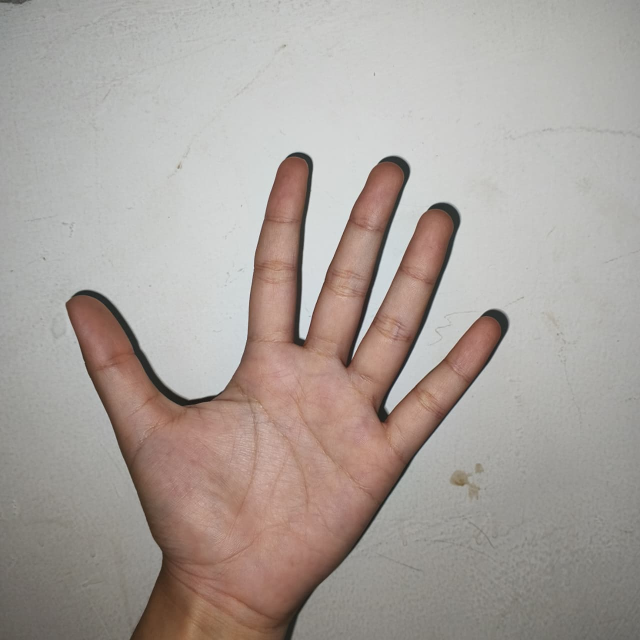
#> input picture tangan1.jpeg, 1280 x 1280 px (shown at 1/2 size)
$ jupyter execute jurnalmod4.ipynb
#> lines starting #> are read from the running program, lines starting #| are printed output that depends on the picture; after the words box and inside, x2 and y2 are one past the last pixel; in counts of white or black regions, pixels touching at a corner belong together
# Jurnal FIX Modul 4

[cell 1]
import numpy as np
import matplotlib.pyplot as plt
import pandas as pd
import cv2

Cell code di atas merupakan code untuk mengimport library yang dibutuhkan dalam pengerjaan jurnal ini. Selain diimport, library-library ini juga diberikan nama yang lebih singkat dengan tujuan agar mengefisiensi penulisan code pada code-code selanjutnya. Library numpy yang diberi nama "np" dibutuhkan untuk merepresentasikan citra dalam bentuk piksel. Namun, pada modul ini library pandas belum digunakan. Library matplotlib.pyplot yang disingkat "plt" dibutuhkan untuk menampilkan citra hasil proses dan menampilkan distribusi intensitas piksel melalui histogram. Sedangkan, library cv2 dibutuhkan untuk membaca dan mengubah gambar menjadi grayscale.

[cell 2]
tangan = plt.imread("tangan1.jpeg")
#> tangan is the input picture: shape (1280, 1280, 3); mean R, G, B 169.7, 161.2, 155.7
gray = cv2.cvtColor(tangan, cv2.COLOR_RGB2GRAY)
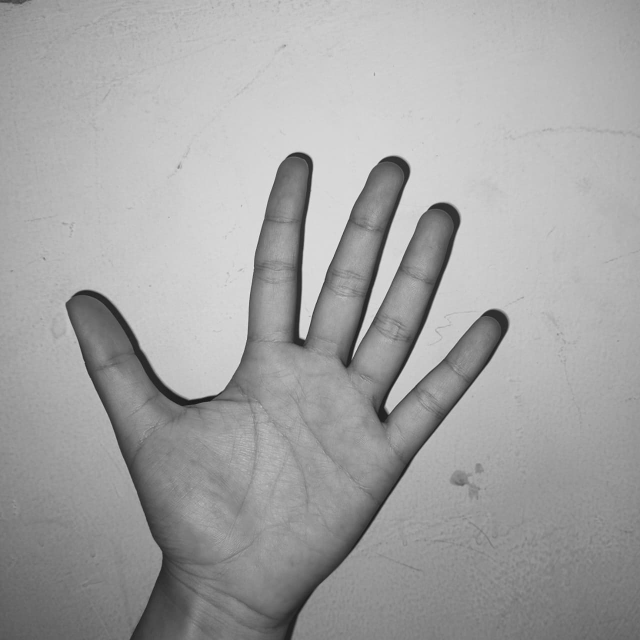
#> gray: shape (1280, 1280) (shown at 1/2 size); min 20, max 241, mean 163.1

plt.imshow(gray, cmap="gray")
plt.axis("off")

Kode di atas merupakan kode untuk untuk membaca gambar atau citra dan menyimpannya pada variabel bernama "tangan". Proses pembacaan ini menggunakan library cv2 dan menggunakan fungsi .imread() kemudian memasukkan nama citranya. Pada cell kode tersebut juga dilakukan perubahan citra menjadi grayscale menggunakan fungsi cv2_cvtColor(). Kemudian, citra akan ditampilkan menggunakan library plt dengan fungsi .imshow() dan cmap untuk megatur warna agar berwarna abu.

[cell 3]
kernel_5x5 = np.array([
    [1,1,1,1,1],
    [1,1,1,1,1],
    [1,1,1,1,1],
    [1,1,1,1,1],
    [1,1,1,1,1]
])

kernel_3x3 = np.array([
    [1,1,1],
    [1,1,1],
    [1,1,1]
])

kernel_x = np.array([
    [1,1,1,1,1],
    [1,1,1,1,1],
    [1,1,1,1,1],
    [1,1,1,1,1],
    [1,1,1,1,1]
], dtype=np.uint8)

kernelSmoothing = np.array([
    [1/10, 1/10, 1/10],
    [1/10, 1/5,  1/10],
    [1/10, 1/10, 1/10]
])

kernelSharpening = np.array([
    [1/9, 1/9, 1/9],
    [1/9, 8/9, 1/9],
    [1/9, 1/9, 1/9]
])

sobelX = np.array([
    [-1, 0, 1],
    [-2, 0, 2],
    [-1, 0, 1]
], dtype=np.float32)

sobelY = np.array([
    [ 1,  2,  1],
    [ 0,  0,  0],
    [-1, -2, -1]
], dtype=np.float32)

Kode ini mendefinisikan beberapa kernel atau matriks filter yang digunakan dalam pemrosesan citra. Kernel 5x5 dan 3x3 yang berisi semua nilai 1 digunakan untuk operasi dasar seperti blurring, sementara kernelSmoothing dan kernelSharpening masing-masing berfungsi untuk menghaluskan dan mempertajam gambar dengan cara mengatur bobot pada piksel pusat versus piksel sekitarnya. Selain itu, sobelX dan sobelY merupakan kernel deteksi tepi yang bekerja berpasangan untuk menangkap perubahan intensitas piksel secara horizontal maupun vertikal, sehingga kontur objek dalam gambar dapat teridentifikasi dengan baik.

[cell 4]
#resize
def resize(img, h_new, w_new):
    h, w = img.shape[:2]
    hasil = np.zeros((h_new, w_new), dtype = np.uint8)
    for i in range(h_new):
        for j in range (w_new):
            x = int(j * w/w_new)
            y = int(i * h/h_new)
            hasil[i,j] = img[y, x]
    return hasil

Cell kode di atas merupakan implementasi fungsi resize() yang menerima tiga parameter yaitu img, h_new, dan w_new untuk mengubah ukuran citra ke dimensi yang diinginkan. Fungsi ini bekerja dengan membuat canvas kosong berupa array nol berukuran h_new x w_new, lalu mengisi setiap pikselnya menggunakan teknik nearest neighbor interpolation. Cara kerjanya adalah dengan memetakan balik setiap piksel pada citra output ke posisi yang bersesuaian di citra asli melalui perhitungan proporsi x dan y, kemudian nilai piksel tersebut langsung disalin ke canvas hasil. Pendekatan ini tergolong sederhana dan cepat, meski pada skala perbesaran tertentu bisa menghasilkan efek kotak-kotak karena tidak ada interpolasi antar piksel.

[cell 5]
#tresholding
def tresh(img, nilai):
    h, w = img.shape
    canvas = np.zeros_like(img, dtype = np.uint8)
    for i in range (h):
        for j in range (w):
            if (img[i, j] > nilai):
                canvas[i, j] = 255
            elif(img[i, j] <= nilai):
                canvas[i,j] = 0
    return canvas

Cell kode di atas merupakan implementasi fungsi tresh() yang menerima dua parameter yaitu img sebagai citra input dan nilai sebagai ambang batas untuk melakukan proses thresholding. Fungsi ini bekerja dengan membuat canvas kosong berukuran sama dengan citra asli, lalu menelusuri setiap piksel menggunakan perulangan dan membandingkan nilainya terhadap ambang batas yang ditentukan. Jika nilai piksel lebih besar dari nilai threshold maka piksel tersebut akan diset menjadi 255 atau putih, sebaliknya jika kurang dari atau sama dengan nilai threshold maka piksel diset menjadi 0 atau hitam. Hasil akhirnya adalah citra biner yang hanya memiliki dua nilai piksel dan dikembalikan melalui variabel canvas.

[cell 6]
#konvolusi
def konvolusi(img, kernel):
    size = kernel.shape[0]
    pad_size = size // 2
    padded = np.pad(img, pad_size, mode='constant')
    canvas = np.zeros_like(img).astype(np.float32)
    height, width = img.shape

    for i in range(height):
        for j in range(width):
            region = padded[i:i+size, j:j+size]
            canvas[i, j] = np.sum(region * kernel)

    return canvas

Cell kode di atas merupakan cell kode yang digunakan untuk melakukan operasi konvolusi pada citra dengan kernel tertentu. Hal ini direpresentasikan pada fungsi bernama konvolusi() yang menerima dua parameter yaitu img sebagai citra input dan kernel sebagai matriks kernel yang akan digunakan.

Pada fungsi konvolusi(), citra terlebih dahulu di-padding menggunakan np.pad() dengan mode constant agar piksel di tepi citra tetap dapat diproses tanpa keluar batas array. Selanjutnya fungsi melakukan iterasi pada setiap piksel citra menggunakan dua perulangan bersarang, kemudian pada setiap posisi piksel diambil region sebesar ukuran kernel dan dikalikan elemen per elemen dengan kernel menggunakan np.sum(region * kernel). Hasil perkalian tersebut disimpan pada variabel canvas bertipe float32 yang kemudian dikembalikan sebagai output fungsi.

[cell 7]
def edge(img, kernelx, kernely):
    gx = konvolusi(img, kernelx)
    gy = konvolusi(img, kernely)

    canvas = np.zeros_like(img, dtype=np.float32)
    canvas = np.abs(gx) + np.abs(gy)
    canvas = canvas * 255.0 / np.max(canvas)

    return np.clip(canvas, 0, 255).astype(np.uint8)

Cell kode di atas merupakan cell kode yang digunakan untuk melakukan deteksi tepi pada citra. Hal ini direpresentasikan pada fungsi bernama edge() yang menerima tiga parameter yaitu img sebagai citra input, kernelx dan kernely sebagai kernel arah horizontal dan vertikal. Pada fungsi ini, konvolusi dilakukan dua kali menggunakan kernelx dan kernely untuk mendapatkan gradien gx dan gy, kemudian magnitudo gradien dihitung dengan menjumlahkan nilai absolutnya menggunakan rumus |gx| + |gy|. Hasilnya kemudian dinormalisasi ke rentang 0-255 dan di-clip menggunakan np.clip() agar nilai piksel tetap dalam rentang valid sebelum dikembalikan sebagai output bertipe uint8.

[cell 8]
baru = resize(gray, 256, 256)
detektepi = edge(baru, sobelX, sobelY)
#> in konvolusi, `padded = np.pad(img, pad_size, mode='constant')`:
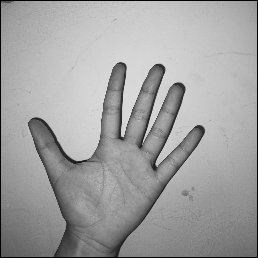
#> padded: shape (258, 258); min 0, max 232, mean 160.6
#> after the loop in konvolusi (call 2), `for i in range(height):`:
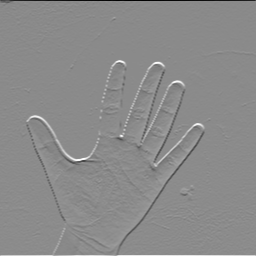
#> canvas: shape (256, 256) float32; min -799, max 668, mean 1; drawn with min black and max white
treshold = tresh(detektepi, 30)
#> after the loop in tresh, `for i in range (h):`:
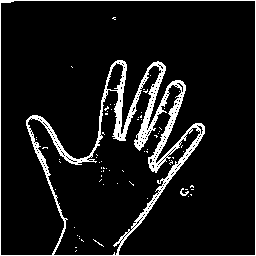
#> canvas: shape (256, 256); 8.7% white in thin lines or dots

plt.subplot(1, 4, 1)
plt.imshow(gray, cmap = "gray")
plt.title("Citra Asli")

plt.subplot(1, 4, 2)
plt.imshow(baru, cmap = "gray")
plt.title("Citra Resize")

plt.subplot(1, 4, 3)
plt.imshow(detektepi, cmap = "gray")
plt.title("Deteksi Tepi")

plt.subplot(1, 4, 4)
plt.imshow(treshold, cmap = "gray")
plt.title("Treshold")

plt.show()

Cell kode di atas merupakan cell yang digunakan untuk menjalankan pipeline pemrosesan citra secara berurutan sekaligus menampilkan hasilnya dalam satu figure. Pertama, citra grayscale di-resize menjadi 256x256 menggunakan fungsi resize(), lalu hasil resize tersebut diproses melalui fungsi edge() menggunakan sobelX dan sobelY untuk mendeteksi tepi, dan terakhir hasil deteksi tepi di-threshold menggunakan fungsi tresh() dengan nilai ambang batas 30. Keempat tahapan tersebut kemudian divisualisasikan secara berdampingan menggunakan plt.subplot() dengan masing-masing subplot menampilkan citra asli, citra hasil resize, hasil deteksi tepi, dan hasil thresholding. Secara visual, citra asli menampilkan gambar grayscale dengan rentang nilai piksel penuh, citra resize terlihat sama namun telah disesuaikan dimensinya menjadi persegi 256x256, hasil deteksi tepi menampilkan garis-garis kontur objek dengan latar gelap karena hanya menonjolkan perubahan intensitas antar piksel, dan hasil thresholding menyederhanakan tampilan tersebut menjadi citra biner hitam putih di mana hanya tepi dengan intensitas di atas 30 yang tetap terlihat.

[cell 9]
# dilasi
def dilasi(img, kernel):
    h, w = img.shape
    k_h, k_w = kernel.shape

    center = k_h // 2
    hasil = np.zeros((h,w))
    for i  in range(center, h - center):
        for j in range(center, w - center):
            if img[i,j] == 255:
                for k in range (k_h):
                    for l in range (k_w):
                        if (kernel[k,l] == 1):
                            hasil [i + k - center, j + l - center] = 255
            else :
                if hasil[i,j] != 255 :
                    hasil[i,j] = 0
    return hasil

Cell kode di atas merupakan implementasi fungsi dilasi() yang menerima dua parameter yaitu img sebagai citra input dan kernel sebagai structuring element untuk melakukan operasi dilasi morfologi. Fungsi ini bekerja dengan menelusuri setiap piksel pada citra menggunakan perulangan, di mana jika ditemukan piksel bernilai 255 atau putih maka seluruh area di sekitarnya yang sesuai dengan bentuk kernel akan ikut diset menjadi 255. Sebaliknya, jika piksel bernilai selain 255 dan belum pernah diset sebelumnya maka piksel tersebut tetap bernilai 0 atau hitam. Efek yang dihasilkan dari operasi ini adalah objek pada citra akan terlihat membesar atau melebar mengikuti bentuk kernel yang digunakan, sehingga dilasi umumnya dipakai untuk menutup celah kecil atau memperkuat area objek yang terdeteksi.

[cell 10]
#erosi
def erosi(img, kernel) :
    h, w = img.shape
    k_h, k_w = kernel.shape

    center = k_h // 2
    hasil = np.zeros((h,w))
    for i  in range(center, h - center):
        for j in range(center, w - center):
            cocok = True
            for k in range (k_h):
                for l in range (k_w):
                    if kernel[k,l] == 1 and img[i + k - center, j + l - center] == 0:
                        cocok = False
                        break
                if not cocok :
                    break
            if cocok :
                hasil[i,j] = 255
    return hasil

#opening = erosi + dilasi
#closing = dilasi + erosi

Cell kode di atas merupakan implementasi fungsi erosi() yang menerima dua parameter yaitu img sebagai citra input dan kernel sebagai structuring element untuk melakukan operasi erosi morfologi. Fungsi ini bekerja dengan menelusuri setiap piksel dan memeriksa apakah seluruh area di sekitarnya yang sesuai dengan kernel bernilai 255 semua, kondisi ini ditandai dengan variabel cocok. Jika ada satu saja piksel di area kernel yang bernilai 0 maka cocok langsung diset False dan piksel pusat tidak akan diset menjadi 255. Efek yang dihasilkan adalah objek pada citra akan terlihat menyusut atau mengecil, sehingga erosi umumnya dipakai untuk menghilangkan noise kecil atau memisahkan objek yang saling berdekatan. Selain itu, terdapat komentar pada akhir kode yang menjelaskan bahwa kombinasi erosi dilanjutkan dilasi disebut opening, sedangkan dilasi dilanjutkan erosi disebut closing, keduanya merupakan operasi morfologi lanjutan yang umum digunakan dalam pemrosesan citra.

[cell 11]
#thinning
def thinning(img):
    biner = (img > 0).astype(np.uint8)
    h, w = biner.shape
    changed = True

    while changed :
        changed = False
        hapus = []
        #step 1
        for i in range (1, h-1):
            for j in range (1, w-1):
                p1 = biner[i,j]
                if p1 != 1:
                    continue
                p2 = biner[i-1, j]
                p3 = biner[i-1, j+1]
                p4 = biner[i, j+1]
                p5 = biner[i+1, j+1]
                p6 = biner[i+1, j]
                p7 = biner[i+1, j-1]
                p8 = biner[i, j-1]
                p9 = biner[i-1, j-1]

                tetangga = [p2, p3, p4, p5, p6, p7, p8, p9]
                jmlh = np.sum(tetangga)
                transisi = 0
                urutan = tetangga + [p2]

                for k in range(8) :
                    if urutan[k] == 0 and urutan[k+1] == 1:
                        transisi += 1

                if (
                    2 <= jmlh <= 6 and
                    transisi == 1 and
                    p2 * p4 * p6 == 0 and
                    p4 * p6 * p8 == 0
                ) :
                    hapus.append((i,j))
        if hapus :
            changed = True
            for i, j in hapus :
                biner[i,j] = 0
        hapus = []

        #step 2
        for i in range (1, h-1):
            for j in range (1, w-1):
                p1 = biner[i,j]
                if p1 != 1:
                    continue
                p2 = biner[i-1, j]
                p3 = biner[i-1, j+1]
                p4 = biner[i, j+1]
                p5 = biner[i+1, j+1]
                p6 = biner[i+1, j]
                p7 = biner[i+1, j-1]
                p8 = biner[i, j-1]
                p9 = biner[i-1, j-1]

                tetangga = [p2, p3, p4, p5, p6, p7, p8, p9]
                jmlh = np.sum(tetangga)
                transisi = 0
                urutan = tetangga + [p2]

                for k in range(8) :
                    if urutan[k] == 0 and urutan[k+1] == 1:
                        transisi += 1

                if (
                    2 <= jmlh <= 6 and
                    transisi == 1 and
                    p2 * p4 * p8 == 0 and
                    p2 * p6 * p8 == 0
                ) :
                    hapus.append((i,j))
        if hapus :
            changed = True
            for i, j in hapus :
                biner[i,j] = 0

    return biner * 255

Cell kode di atas merupakan implementasi fungsi thinning() yang menerima satu parameter yaitu img untuk melakukan proses penipisan objek pada citra hingga tersisa kerangka atau skeleton-nya saja. Fungsi ini menggunakan algoritma Zhang-Suen yang bekerja dalam dua langkah iteratif, di mana setiap iterasi akan terus berjalan selama masih ada piksel yang dihapus, ditandai dengan variabel changed. Pada setiap iterasi, fungsi memeriksa delapan tetangga piksel yaitu p2 hingga p9 untuk menghitung jumlah tetangga aktif melalui variabel jmlh dan jumlah transisi dari 0 ke 1 melalui variabel transisi. Step 1 dan step 2 memiliki kondisi penghapusan yang hampir sama namun berbeda pada syarat perkalian tetangganya, di mana step 1 mengecek p2 * p4 * p6 dan p4 * p6 * p8, sementara step 2 mengecek p2 * p4 * p8 dan p2 * p6 * p8. Piksel yang memenuhi seluruh kondisi tersebut dikumpulkan dalam list hapus dan baru dihapus setelah satu langkah selesai sepenuhnya, sehingga proses penghapusan tidak saling mempengaruhi dalam satu iterasi yang sama. Hasil akhirnya adalah citra biner yang objeknya telah menyusut menjadi garis tipis setebal satu piksel dan dikembalikan dalam skala 0 dan 255.

[cell 12]
#thickening
def thickening(img, kernel, iterasi=1) :
    hasil = img.copy()
    for _ in range (iterasi):
        hasil = dilasi(hasil, kernel)
    return hasil

Cell kode di atas merupakan implementasi fungsi thickening() yang menerima tiga parameter yaitu img, kernel, dan iterasi dengan nilai default 1 untuk melakukan proses penebalan objek pada citra. Fungsi ini bekerja dengan cara memanggil fungsi dilasi() secara berulang sebanyak nilai iterasi yang ditentukan, di mana setiap perulangannya hasil dilasi sebelumnya akan menjadi input untuk dilasi berikutnya. Semakin besar nilai iterasi yang diberikan maka objek pada citra akan semakin tebal, karena proses dilasi ditumpuk berkali-kali hingga menghasilkan penebalan yang lebih signifikan.

[cell 13]
dila = dilasi(treshold, kernel_3x3)
ero = erosi(treshold, kernel_3x3)
open = dilasi(ero, kernel_3x3)
clos = erosi (dila, kernel_3x3)
thin = thinning(treshold)
#> after the loop in thinning, `while changed :`:
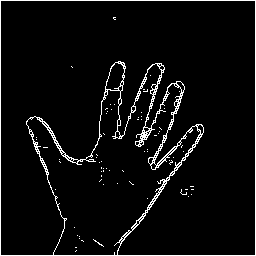
#> biner: shape (256, 256); values 0 (black) and 1 (white), 5% white in thin lines or dots
tick = thickening(treshold, kernel_3x3, 3)
grad = np.clip(dilasi(treshold, kernel_3x3).astype(np.int16) - erosi(treshold, kernel_3x3).astype(np.int16), 0, 255).astype(np.uint8)
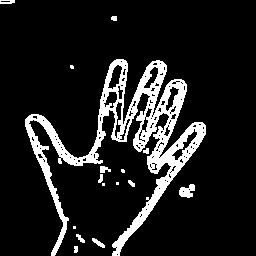
#> grad: shape (256, 256); 12% white; 16 white regions (5 under 20 px), largest, box (x1, y1, x2, y2) and area: (25, 59, 206, 256) 7295, (179, 184, 195, 198) 148, (92, 238, 105, 248) 57

plt.Figure(figsize=(15, 15))
plt.title("Operasi Morfologi Citra Kernel 3 x 3")
plt.axis("off")
plt.subplot(2, 4, 1)
plt.imshow(dila, cmap = "gray")
plt.title("Dilasi")
plt.axis("off")

plt.subplot(2, 4, 2)
plt.imshow(ero, cmap = "gray")
plt.title("Erosi")
plt.axis("off")

plt.subplot(2, 4, 3)
plt.imshow(open, cmap = "gray")
plt.title("Opening")
plt.axis("off")

plt.subplot(2, 4, 4)
plt.imshow(clos, cmap = "gray")
plt.title("Closing")
plt.axis("off")

plt.subplot(2, 4, 5)
plt.imshow(thin, cmap = "gray")
plt.title("Thinning")
plt.axis("off")

plt.subplot(2, 4, 6)
plt.imshow(tick, cmap = "gray")
plt.title("Thickening")
plt.axis("off")

plt.subplot(2, 4, 7)
plt.imshow(grad, cmap = "gray")
plt.title("Gradient Morph")
plt.axis("off")

plt.show()

## Analisis Citra Sebelum dan Sesudah Dilakukan Operasi Morfologi Citra
Cell kode di atas merupakan cell yang digunakan untuk menjalankan seluruh operasi morfologi citra menggunakan kernel 3x3 yang seluruh elemennya bernilai 1, sekaligus menampilkan hasilnya dalam satu figure berisi tujuh subplot. Operasi yang dijalankan meliputi dilasi, erosi, opening yang merupakan kombinasi erosi dilanjutkan dilasi, closing yang merupakan kombinasi dilasi dilanjutkan erosi, thinning, thickening dengan tiga kali iterasi, dan gradient morfologi yang diperoleh dari selisih hasil dilasi dan erosi menggunakan np.clip() agar nilainya tetap dalam rentang 0 hingga 255.

Secara visual, hasil dilasi menampilkan objek yang lebih tebal dan melebar dibanding citra threshold aslinya, sementara erosi menampilkan kebalikannya yaitu objek yang menyusut dan detail kecil yang hilang. Opening menghasilkan objek yang lebih bersih dari noise kecil karena proses erosi terlebih dahulu menghilangkan detail yang tidak signifikan sebelum dilasi mengembalikan ukuran objek, sedangkan closing menghasilkan objek yang celah atau lubang kecilnya tertutup karena dilasi dilakukan lebih dulu sebelum erosi mengecilkan kembali ukurannya. Thinning menampilkan objek yang telah menyusut menjadi garis tipis setebal satu piksel menyerupai kerangka objek, thickening menampilkan objek yang jauh lebih tebal akibat dilasi yang diulang sebanyak tiga kali, dan gradient morfologi menampilkan hanya bagian tepi atau kontur objek saja sebagai hasil dari selisih antara dilasi dan erosi.

[cell 14]
dila1 = dilasi(treshold, kernel_5x5)
ero1 = erosi(treshold, kernel_5x5)
open1 = dilasi(ero1, kernel_5x5)
clos1 = erosi (dila1, kernel_5x5)
#> after the loop in erosi (call 5), `for i  in range(center, h - center):`:
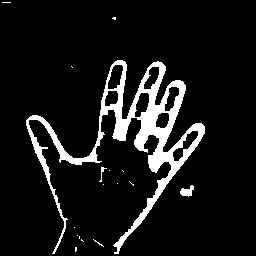
#> hasil: shape (256, 256) float64; 9.1% white; 17 white regions (14 under 20 px), largest, box (x1, y1, x2, y2) and area: (26, 60, 205, 254) 5751, (180, 185, 194, 197) 98, (99, 167, 107, 182) 31
thin1 = thinning(treshold)
tick1 = thickening(treshold, kernel_5x5, 3)
grad1 = np.clip(dilasi(treshold, kernel_5x5).astype(np.int16) - erosi(treshold, kernel_5x5).astype(np.int16), 0, 255).astype(np.uint8)
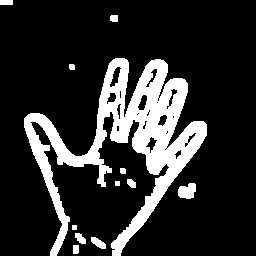
#> grad1: shape (256, 256); 17.5% white; 12 white regions, largest, box (x1, y1, x2, y2) and area: (24, 58, 207, 256) 10693, (178, 183, 196, 199) 222, (91, 237, 106, 249) 107

plt.Figure(figsize=(15, 15))
plt.title("Operasi Morfologi Citra Kernel 5 x 5")
plt.axis("off")
plt.subplot(2, 4, 1)
plt.imshow(dila1, cmap = "gray")
plt.title("Dilasi")
plt.axis("off")

plt.subplot(2, 4, 2)
plt.imshow(ero1, cmap = "gray")
plt.title("Erosi")
plt.axis("off")

plt.subplot(2, 4, 3)
plt.imshow(open1, cmap = "gray")
plt.title("Opening")
plt.axis("off")

plt.subplot(2, 4, 4)
plt.imshow(clos1, cmap = "gray")
plt.title("Closing")
plt.axis("off")

plt.subplot(2, 4, 5)
plt.imshow(thin1, cmap = "gray")
plt.title("Thinning")
plt.axis("off")

plt.subplot(2, 4, 6)
plt.imshow(tick1, cmap = "gray")
plt.title("Thickening")
plt.axis("off")

plt.subplot(2, 4, 7)
plt.imshow(grad1, cmap = "gray")
plt.title("Gradient Morph")
plt.axis("off")

plt.show()

## ANALISIS CITRA DENGAN KERNEL 3X3 DAN 5X5
Cell kode di atas merupakan cell yang digunakan untuk menjalankan seluruh operasi morfologi citra menggunakan kernel 5x5 yang seluruh elemennya bernilai 1, sekaligus menampilkan hasilnya dalam satu figure berisi tujuh subplot. Operasi yang dijalankan sama seperti sebelumnya yaitu dilasi, erosi, opening, closing, thinning, thickening dengan tiga kali iterasi, dan gradient morfologi, namun kali ini menggunakan kernel yang lebih besar berukuran 5x5.

Secara visual, perbedaan yang paling mencolok dibanding kernel 3x3 terlihat pada seberapa ekstrem perubahan yang terjadi pada setiap operasi. Dilasi dengan kernel 5x5 menghasilkan objek yang jauh lebih tebal dan melebar karena area yang dipengaruhi setiap piksel menjadi lebih luas, begitu pula thickening yang menghasilkan penebalan lebih agresif hingga beberapa garis bisa saling menyatu. Erosi dengan kernel 5x5 menyusutkan objek lebih drastis sehingga detail-detail tipis pada citra bisa hilang sepenuhnya, dan efek ini ikut terbawa pada opening yang hasil akhirnya lebih bersih namun juga kehilangan lebih banyak detail dibanding opening dengan kernel 3x3. Closing dengan kernel 5x5 menutup celah yang lebih besar sehingga objek terlihat lebih solid dan masif. Thinning tidak terpengaruh oleh ukuran kernel karena algoritma Zhang-Suen bekerja langsung pada piksel tanpa melibatkan kernel, sehingga hasilnya tetap sama seperti sebelumnya. Gradient morfologi dengan kernel 5x5 menghasilkan garis tepi yang lebih tebal dan lebih menonjol dibanding kernel 3x3 karena selisih antara dilasi dan erosi yang dihasilkan menjadi lebih besar.

[cell 15]
open_dila = dilasi(open, kernel_3x3)
#> after the loop in dilasi (call 13), `for i  in range(center, h - center):`:
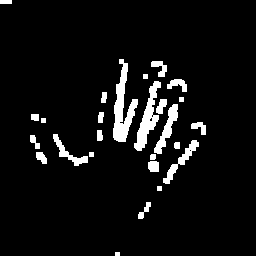
#> hasil: shape (256, 256) float64; 6.2% white; 26 white regions, largest, box (x1, y1, x2, y2) and area: (113, 59, 138, 142) 922, (134, 81, 161, 151) 701, (154, 104, 178, 154) 408
opclos = erosi(open_dila, kernel_3x3)
#> after the loop in erosi (call 7), `for i  in range(center, h - center):`:
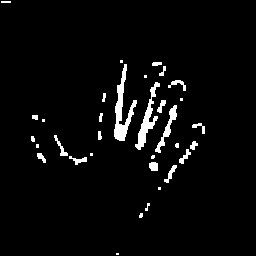
#> hasil: shape (256, 256) float64; 3.6% white; 33 white regions (11 under 20 px), largest, box (x1, y1, x2, y2) and area: (114, 64, 137, 141) 622, (135, 82, 160, 150) 469, (155, 105, 177, 153) 254

clos_ero = erosi(clos, kernel_3x3)
#> (the rest of the program and of its run is left out)
